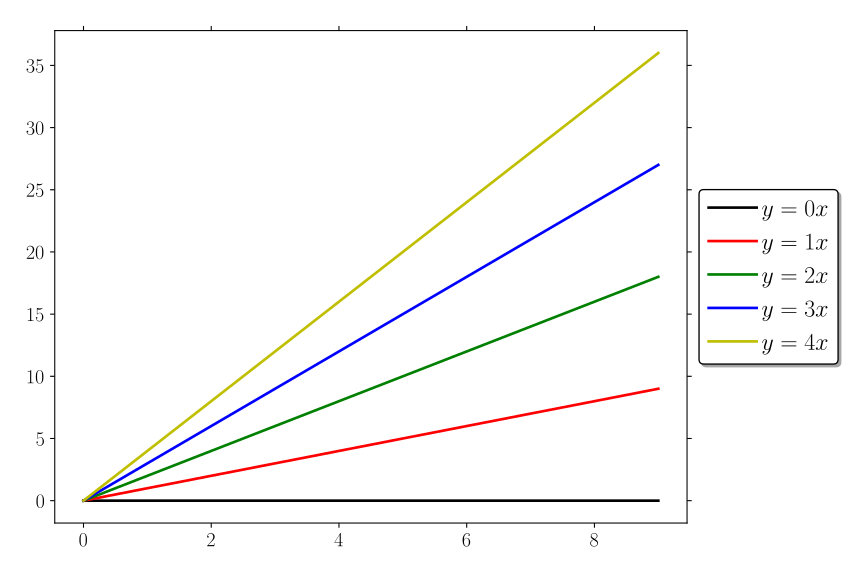

Python code for this plot:
import matplotlib.pyplot as plt
import numpy as np

plt.style.use(["goose", "goose-latex"])

fig, ax = plt.subplots(figsize=(9, 6))

x = np.arange(10)

for i in range(5):
    ax.plot(x, i * x, label=f"$y = {i:d}x$")

legend = ax.legend(loc="center left", bbox_to_anchor=(1.0, 0.5), fancybox=True, shadow=True)

frame = legend.get_frame()
frame.set_facecolor("white")
frame.set_edgecolor("black")

plt.savefig("legend_external.svg")
plt.close()
